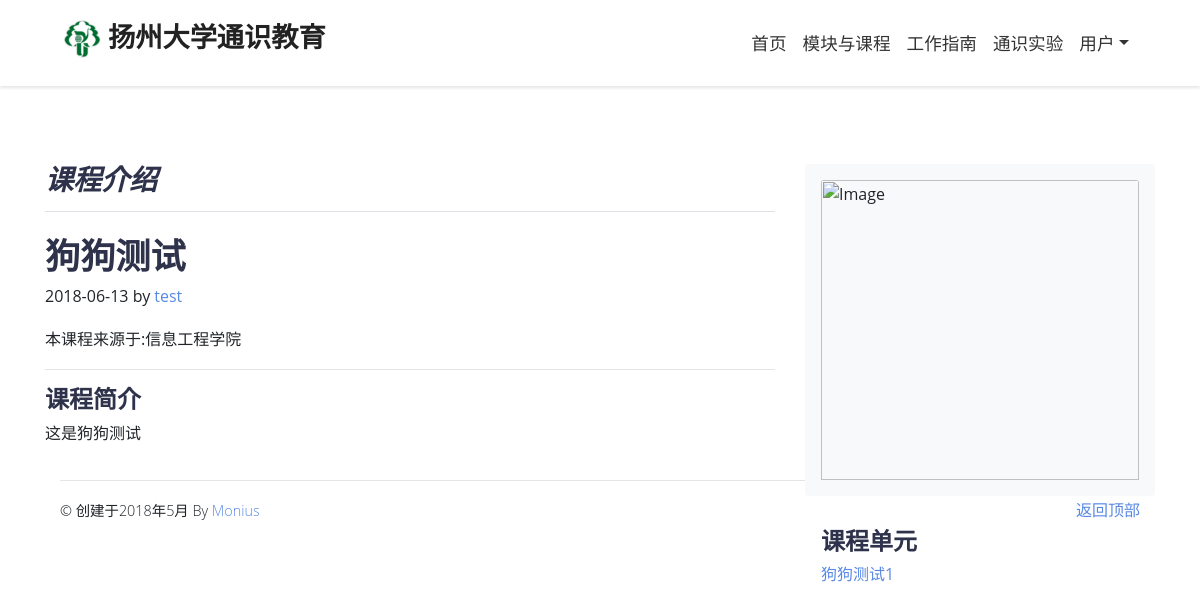
Screenshot of /admin/view_course/狗狗测试 (signed in) with the database file from the repository.
### app/models.py (models this page shows, shortened)
class Post(db.Model): #实验课程 ORM注册
    id = db.Column(db.Integer, primary_key=True)
    title = db.Column(db.String(80), nullable=False)
    body = db.Column(db.Text, nullable=False)
    timestamp = db.Column(db.DateTime, index=True, default=datetime.utcnow)
    photo = db.Column(db.String(120), nullable=False)
    is_authed = db.Column(db.Boolean, default=False)
    user_id = db.Column(db.Integer, db.ForeignKey('user.id'))
    sections = db.relationship('Section', backref='parent', lazy='dynamic')
    def avatar(self, size):
        if self.photo:
            return "posts/"+self.photo
        digest = md5(self.email.lower().encode('utf-8')).hexdigest()
        return 'https://www.gravatar.com/avatar/{}?d=identicon&s={}'.format(
            digest, size)

class User(UserMixin, db.Model): #用户 ORM注册
    id = db.Column(db.Integer, primary_key=True)
    username = db.Column(db.String(64), index=True, unique=True)
    email = db.Column(db.String(120), index=True, unique=True)
    password_hash = db.Column(db.String(128))
    is_adminenticated = db.Column(db.Boolean, default=False)
    institute = db.Column(db.String(128), nullable=False)
    real_name = db.Column(db.String(128))
    about_me = db.Column(db.String(140))
    last_seen = db.Column(db.DateTime, default=datetime.utcnow)
    photo = db.Column(db.String(120))
    is_authed = db.Column(db.Boolean, default=False)
    posts = db.relationship('Post', backref='author', lazy='dynamic')
    section = db.relationship('Section', backref='author', lazy='dynamic')
    followed = db.relationship(
        'User', secondary=followers,
        primaryjoin=(followers.c.follower_id == id),
        secondaryjoin=(followers.c.followed_id == id),
            backref=db.backref('followers', lazy='dynamic'), lazy='dynamic')

class Section(db.Model): #课程章节 ORM注册
    id = db.Column(db.Integer, primary_key=True)
    title = db.Column(db.String(80), nullable=False)
    body = db.Column(db.Text, nullable=False)
    timestamp = db.Column(db.DateTime, index=True, default=datetime.utcnow)
    video = db.Column(db.String(120))
    is_authed = db.Column(db.Boolean, default=False)
    user_id = db.Column(db.Integer, db.ForeignKey('user.id'))
    post_id = db.Column(db.Integer, db.ForeignKey('post.id'))

### app/admin/routes.py (the view)
@bp.route('/view_course/<title>')
@login_required
def view_course(title):
    post = Post.query.filter_by(title=title).first_or_404()
    return render_template('admin/user/view_course.html', post=post, sections=post.sections.all())

### app/admin/routes.py (called while the page is built)
@bp.before_app_request
def before_request():
    if current_user.is_authenticated:
        current_user.last_seen = datetime.utcnow()
        db.session.commit()

### app/models.py (called while the page is built)
@login.user_loader
def load_user(id):
    return User.query.get(int(id))

### app/templates/admin/user/view_course.html
{% extends "admin/base.html" %}
{% block styles %}
    {{ super() }}
{% endblock %}
{% block app_content %}
    <div class="row">
        <div class="col-md-8 blog-main">
            <h3 class="pb-3 mb-4 font-italic border-bottom">
                课程介绍
            </h3>
            <div class="blog-post">
                <h2 class="blog-post-title">{{ post.title }}</h2>
                <p class="blog-post-meta">{{ post.timestamp.strftime('%Y-%m-%d') }} by
                    <a href="{{ url_for('admin.user',username=post.author.username)}}">{{post.author.username}}</a>
                </p>
                <p>本课程来源于:{{post.author.institute}}</p>
                <hr>
                <h4>课程简介</h4>
                <p>{{post.body}}</p>
            </div>
        </div>
        <aside class="col-md-4 blog-sidebar">
            <div class="p-3 mb-3 bg-light rounded">
                <img class="card-img-top" src="{{ url_for('images.crop', filename=post.avatar(64),  height=200,width=290, quality=95, enlarge=True) }}"
                    alt="Image">
            </div>
            <div class="p-3">
                <h4>课程单元</h4>
                <ol class="list-unstyled mb-0">
                    {% for sec in sections %}
                        <li>
                            <a href="{{ url_for('admin.view_section',course=post.title,title=sec.title)}}">{{ sec.title|e }}</a>
                        </li>
                    {% endfor %}
                </ol>
            </div>
        </aside>
    </div>
{% endblock %}

### app/static/css/style.blue.css (style rules this page uses)
a { -webkit-transition: all 0.3s; transition: all 0.3s; display: inline-block; }
body { font-family: "Poppins", sans-serif; font-size: 1rem; font-weight: 400; line-height: 1.5; color: #212529; background-color: #fff; }
a { color: #0069d9; text-decoration: none; -webkit-transition: all 0.2s ease-in-out; transition: all 0.2s ease-in-out; }
h1, h2, h3, h4, h5, h6, .h1, .h2, .h3, .h4, .h5, .h6 { margin-bottom: 0.5rem; font-family: inherit; font-weight: 300; line-height: 1.2; color: inherit; }
h2, .h2 { font-size: 2rem; }
h3, .h3 { font-size: 1.65rem; }
h4, .h4 { font-size: 1.5rem; }
hr { border-top: 1px solid rgba(0, 0, 0, 0.1); }
.bg-light { background-color: #f8f9fa !important; }
.card-img-top { border-top-left-radius: calc(0 - 1px); border-top-right-radius: calc(0 - 1px); }

### app/static/css/base.css (style rules this page uses)
body { padding-top: 80px; position: relative; overflow-x: hidden; }
a { -webkit-transition: all 0.3s; transition: all 0.3s; display: inline-block; }
p { line-height: 1.7rem; }
body { font-family: "Open Sans", sans-serif; font-size: 1rem; font-weight: normal; line-height: 1.5; color: #212529; background-color: #fff; }
a { color: #5989e5; text-decoration: none; }
h1, h2, h3, h4, h5, h6, .h1, .h2, .h3, .h4, .h5, .h6 { margin-bottom: 0.5rem; font-family: inherit; font-weight: 800; line-height: 1.1; color: #2e324a; }
h2, .h2 { font-size: 2.2rem; }
h3, .h3 { font-size: 1.75rem; }
h4, .h4 { font-size: 1.5rem; }
hr { border-top: 1px solid rgba(0, 0, 0, 0.1); }
.bg-light { background-color: #f8f9fa !important; }

### rows the page displays
Post: title "狗狗测试", timestamp "2018-06-13", body "这是狗狗测试"
User: author.username "test", author.institute "信息工程学院"
Section: title "狗狗测试1"
